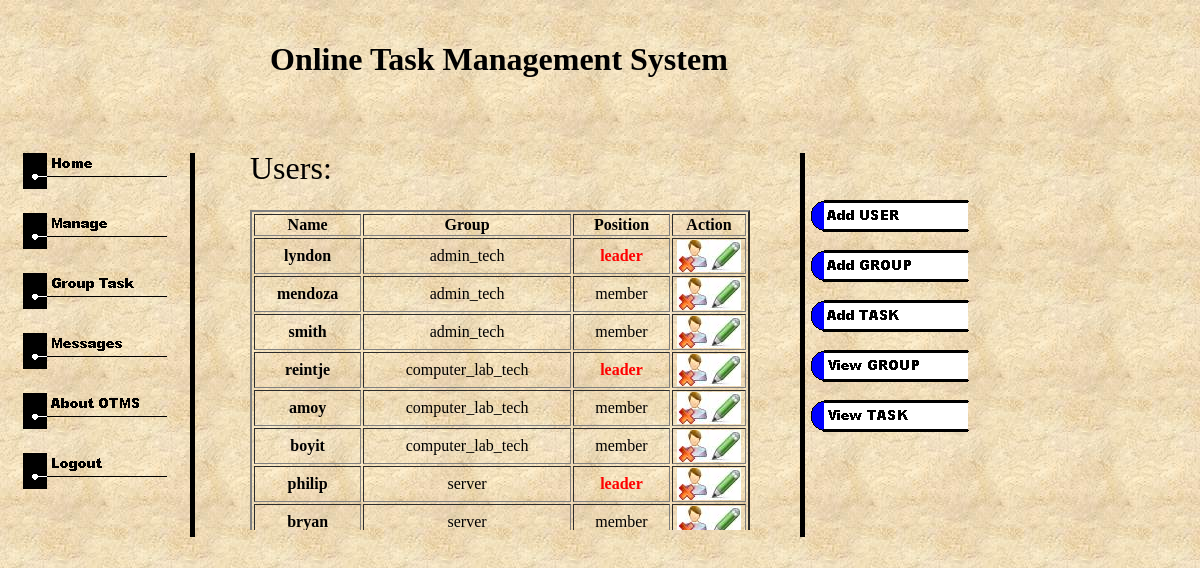
/manage_user.php (signed in), run on an earlier commit of the app's database.
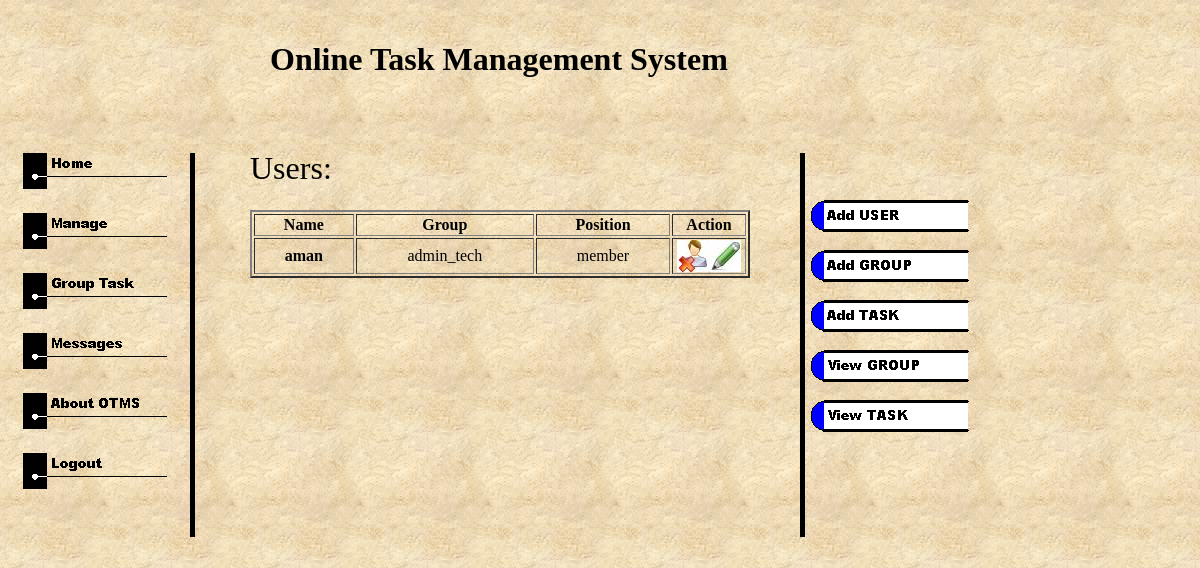
And on a later commit of the database.
### tables this page shows
CREATE TABLE `info` (
  `username` varchar(20) NOT NULL,
  `password` varchar(20) NOT NULL,
  `groups` varchar(20) NOT NULL,
  `position` varchar(20) NOT NULL,
  `group_task` varchar(50) NOT NULL,
  `individ_task` varchar(50) NOT NULL,
  `task_status_indi` varchar(50) NOT NULL,
  PRIMARY KEY  (`username`)
);

### manage_user.php (the view, shortened to what this page needs)
<html>
<head>
</head>
<body link="#0066FF" vlink="#6633CC" bgcolor="#FFFFCC" background="images/image001.jpg" style='margin:0'>
<div style="top:20; left:270; position:absolute; z-index:1;">
<h1>Online Task Management System</h1>
</div>
<div style="top:150; left:20; position:absolute; z-index:1;">
<table>
<tr><td>
<a href = "admin.php"><img border = "none" src = "images/home.gif"></img></a>
</td></tr>
<tr><td>
<a href = "manage_user.php"><img border = "none" src = "images/manage.gif"></img></a>
</td></tr>
<tr><td>
<a href = "group_task.php"><img border = "none" src = "images/grouptask.gif"></img></a>
</td></tr>
<tr><td>
<a href = "messages.php"><img border = "none" src = "images/messages.gif"></img></a>
</td></tr>
<tr><td>
<a href = "about_login.php"><img border = "none" src = "images/about.gif"></img></a>
</td></tr>
<tr><td>
<a href = "index.php"><img border = "none" src = "images/logout.gif"></img></a>
</td></tr>
</table>
<div style="top:0; left:170; position:absolute; z-index:1;">
<img src = "images/image002.gif"></img>
</div>
</div>
<div style="top:150; left:250; position:absolute; z-index:1;">
<font face="Broadway" size = "6">Users:</font>
</div>
<div style="top:210px; left:250px; width:500px; height:320px; position:absolute; overflow:auto; z-index:1">
<table border = "2" width = "100%">
<tr>
	<th>Name</th>
	<th>Group</th>
	<th>Position</th>
	<th>Action</th>
</tr>
<?php
$SQL = "SELECT * FROM info WHERE position != 'admin' ORDER BY groups, position, username ASC";
$result = mysql_query($SQL);
while ($db_field = mysql_fetch_assoc($result)) {
	$a = $db_field['username'];
	$b = $db_field['groups'];
	$c = $db_field['position'];
	print("<tr><td align = 'center'><b>$a</b></td>");
	if($b == ""){
		print("<td align = 'center'><b><font color = 'red'>no group</font></b></td>");
	}
	else{
		print("<td align = 'center'>$b</td>");
	}
	if($c == "leader"){
		print("<td align = 'center'><font color = 'red'><b>$c</b></font></td>");
	}
	else{
		print("<td align = 'center'>$c</td>");
	}
	print("<td width = '70px' align = 'center'><a href = 'delete.php?key=".$a."'><img src = 'images/deluser.jpg' alt = 'delete' border = '0'></img></a>");
	print("<a href = 'edit_user.php?key=".$a."'><img src = 'images/edit.jpg' border = '0' alt = 'edit'></img></a>");
}
?>
</table>
</div>
<div style="top:150; left:800; position:absolute; z-index:1;">
<img src = "images/image002.gif"></img>
<div style="top:50; left:10; position:absolute; z-index:1;">
<a href = "add_user.php"><img src = "images/adduser.gif" border = "0"></img></a>
</div>
<div style="top:100; left:10; position:absolute; z-index:1;">
<a href = "add_group.php"><img src = "images/addgroup.gif" border = "0"></img></a>
</div>
<div style="top:150; left:10; position:absolute; z-index:1;">
<a href = "add_task_list.php"><img src = "images/addtask.gif" border = "0"></img></a>
</div>
<div style="top:200; left:10; position:absolute; z-index:1;">
<a href = "view_group.php"><img src = "images/viewgroup.gif" border = "0"></img></a>
</div>
<div style="top:250; left:10; position:absolute; z-index:1;">
<a href = "task_list.php"><img src = "images/viewtask.gif" border = "0"></img></a>
</div>
</div>
</body>
</html>

What changed in the data, as far as the page shows it:
removed info: username "lyndon", groups "admin_tech", position "leader"
removed info: username "mendoza", groups "admin_tech", position "member"
removed info: username "smith", groups "admin_tech", position "member"
removed info: username "reintje", groups "computer_lab_tech", position "leader"
removed info: username "amoy", groups "computer_lab_tech", position "member"
removed info: username "boyit", groups "computer_lab_tech", position "member"
removed info: username "philip", groups "server", position "leader"
removed info: username "bryan", groups "server", position "member"
added info: username "aman", groups "admin_tech", position "member"
